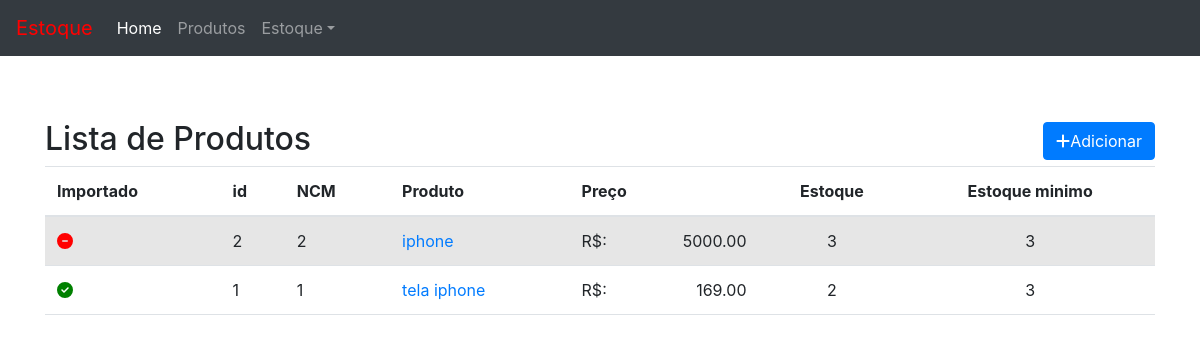
The app's page /produto/, older data.
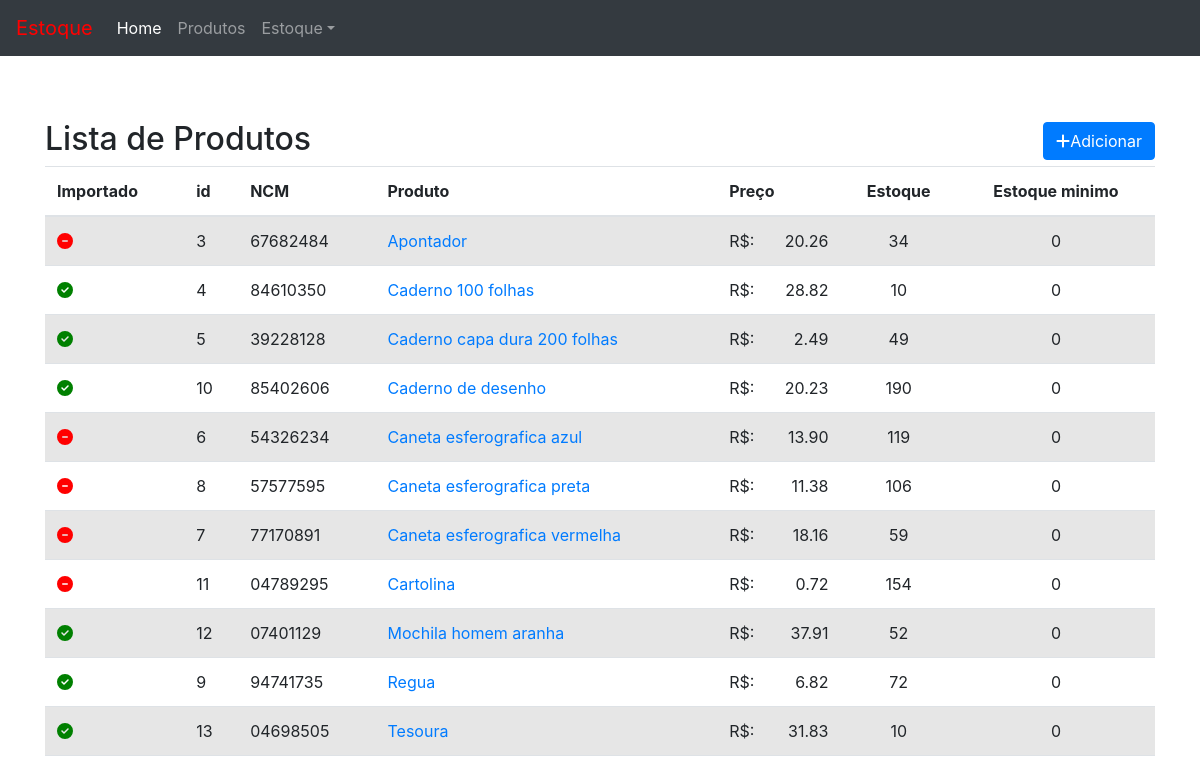
The same page, newer data.
### product/models.py (models this page shows, shortened)
class Product(models.Model):
    imported = models.BooleanField(default= True)
    ncm = models.CharField('NCM', max_length= 8)
    product = models.CharField(max_length=100 , unique=True)
    price = models.DecimalField('price' , max_digits=7 , decimal_places=2)
    inventory = models.IntegerField('current_inventory')
    minimum_inventory = models.IntegerField('minimum_inventory' ,default= 0)
    class Meta:
        ordering = ('product' , )
    def get_absolute_url(self):
        return reverse_lazy('produto:product_detail' , kwargs= {'pk': self.pk})

### product/views.py (the view)
# urls.py: path('' , v.produto_list , name='product_list'),
def produto_list(request):
    template_name = 'produto_list.html'
    objects= Product.objects.all()
    context = {'object_list': objects}
    return render(request  , template_name , context)

### product/templates/produto_list.html (shortened to what this page needs)
{% extends "base.html" %}
{% load static %}
{% block content%}
<div class="page-header">
    <h2>Lista de Produtos
        <span class="pull-right">
            <a href="{% url 'produto:product_add' %}">
                <button type="button" class="btn btn-primary">
                    <span class="fa fa-plus"></span>Adicionar
                </button>
            </a>
        </span>
    </h2>
    {% if object_list %}
    <table class="table table-striped">
        <thead>
            <tr>
                <th>Importado</th>
                <th>id</th>
                <th>NCM</th>
                <th>Produto</th>
                <th>Preço</th>
                <th class="text-center">Estoque</th>
                <th class="text-center">Estoque minimo</th>
            </tr>
        </thead>
        <tbody>
            {% for object in object_list %}
                <tr>
                    <td>
                        {% if object.imported %}
                          <i class="fa fa-check-circle ok"></i>
                        {% else %}
                          <i class="fa fa-minus-circle no"></i>
                        {% endif %}
                      </td>
                    <td> {{ object.id}} </td>
                    <td> {{ object.ncm}} </td>
                    <td>
                        <a href="{{ object.get_absolute_url }}">{{ object.product }}
                    </td>
                    <td>R$: <span class="pull-right">{{object.price}}</span> </td>
                    <td class="text-center"> {{ object.inventory }} </td>
                    <td class="text-center"> {{ object.minimum_inventory }} </td>
                </tr>
            {% endfor %}
        </tbody>
    </table>
    {% else %}
        <a href="" class="alert alert-warning">Sem itens na lista</a>
    {% endif %}
</div>
{% endblock content %}

### core/templates/base.html (shortened to what this page needs)
{% load static %}
<!doctype html>
<html lang="en">
  <head>
    <link rel="stylesheet" href="https://maxcdn.bootstrapcdn.com/bootstrap/4.0.0/css/bootstrap.min.css">
    <link rel="stylesheet" href="https://stackpath.bootstrapcdn.com/font-awesome/4.7.0/css/font-awesome.min.css">
    <link href="https://cdnjs.cloudflare.com/ajax/libs/select2/4.0.6-rc.0/css/select2.min.css" rel="stylesheet" />
    <link href="https://cdn.jsdelivr.net/npm/bootstrap@5.1.3/dist/css/bootstrap.min.css" rel="stylesheet">
    <link rel="stylesheet" href="https://cdn.jsdelivr.net/npm/bootstrap@4.5.3/dist/css/bootstrap.min.css">
    <link href="{% static 'fontawesome_free/css/all.min.css' %}" rel="stylesheet" type="text/css">
    <link href="fontawesome_free/css/all.min.css" rel="stylesheet" type="text/css">
    <link rel="stylesheet" href="{% static 'styles/style.css' %}">
  </head>
  <body>
    {% include "includes/nav.html" %}
    <div class="container">
        {% block content %}{% endblock content %}
    </div>
  </body>
</html>

### core/templates/includes/nav.html (shortened to what this page needs)
<nav class="navbar navbar-expand-md navbar-dark bg-dark fixed-top">
    <a class="navbar-brand" href="#" style="color: red;"> <img src="https://img.icons8.com/color/48/000000/fork-lift.png" alt="">Estoque</a>
    <div class="collapse navbar-collapse" id="navbarsExampleDefault">
        <ul class="navbar-nav mr-auto">
            <li class="nav-item active">
                <a class="nav-link" href="#">Home <span class="sr-only">(current)</span></a>
            </li>
            <li class="nav-item">
                <a class="nav-link" href="{% url 'produto:product_list' %}">Produtos</a>
            </li>
            <li class="nav-item dropdown">
                <a class="nav-link dropdown-toggle" href="#" id="dropdown01" data-toggle="dropdown" aria-haspopup="true" aria-expanded="false">Estoque</a>
            </li>
        </ul>
    </div>
</nav>

### core/static/styles/style.css (style rules this page uses)
body { margin-top: 120px; }
.ok { color: green; }
.no { color: red; }

Row changes from the older to the newer data that the page shows:
removed Product: imported False (drawn), id "2", ncm "2", product "iphone", price "5000.00", inventory "3", minimum_inventory "3"
removed Product: imported True (drawn), id "1", ncm "1", product "tela iphone", price "169.00", inventory "2", minimum_inventory "3"
added Product: imported False (drawn), id "3", ncm "67682484", product "Apontador", price "20.26", inventory "34", minimum_inventory "0"
added Product: imported True (drawn), id "4", ncm "84610350", product "Caderno 100 folhas", price "28.82", inventory "10", minimum_inventory "0"
added Product: imported True (drawn), id "5", ncm "39228128", product "Caderno capa dura 200 folhas", price "2.49", inventory "49", minimum_inventory "0"
added Product: imported True (drawn), id "10", ncm "85402606", product "Caderno de desenho", price "20.23", inventory "190", minimum_inventory "0"
added Product: imported False (drawn), id "6", ncm "54326234", product "Caneta esferografica azul", price "13.90", inventory "119", minimum_inventory "0"
added Product: imported False (drawn), id "8", ncm "57577595", product "Caneta esferografica preta", price "11.38", inventory "106", minimum_inventory "0"
added Product: imported False (drawn), id "7", ncm "77170891", product "Caneta esferografica vermelha", price "18.16", inventory "59", minimum_inventory "0"
added Product: imported False (drawn), id "11", ncm "04789295", product "Cartolina", price "0.72", inventory "154", minimum_inventory "0"
added Product: imported True (drawn), id "12", ncm "07401129", product "Mochila homem aranha", price "37.91", inventory "52", minimum_inventory "0"
added Product: imported True (drawn), id "9", ncm "94741735", product "Regua", price "6.82", inventory "72", minimum_inventory "0"
added Product: imported True (drawn), id "13", ncm "04698505", product "Tesoura", price "31.83", inventory "10", minimum_inventory "0"
